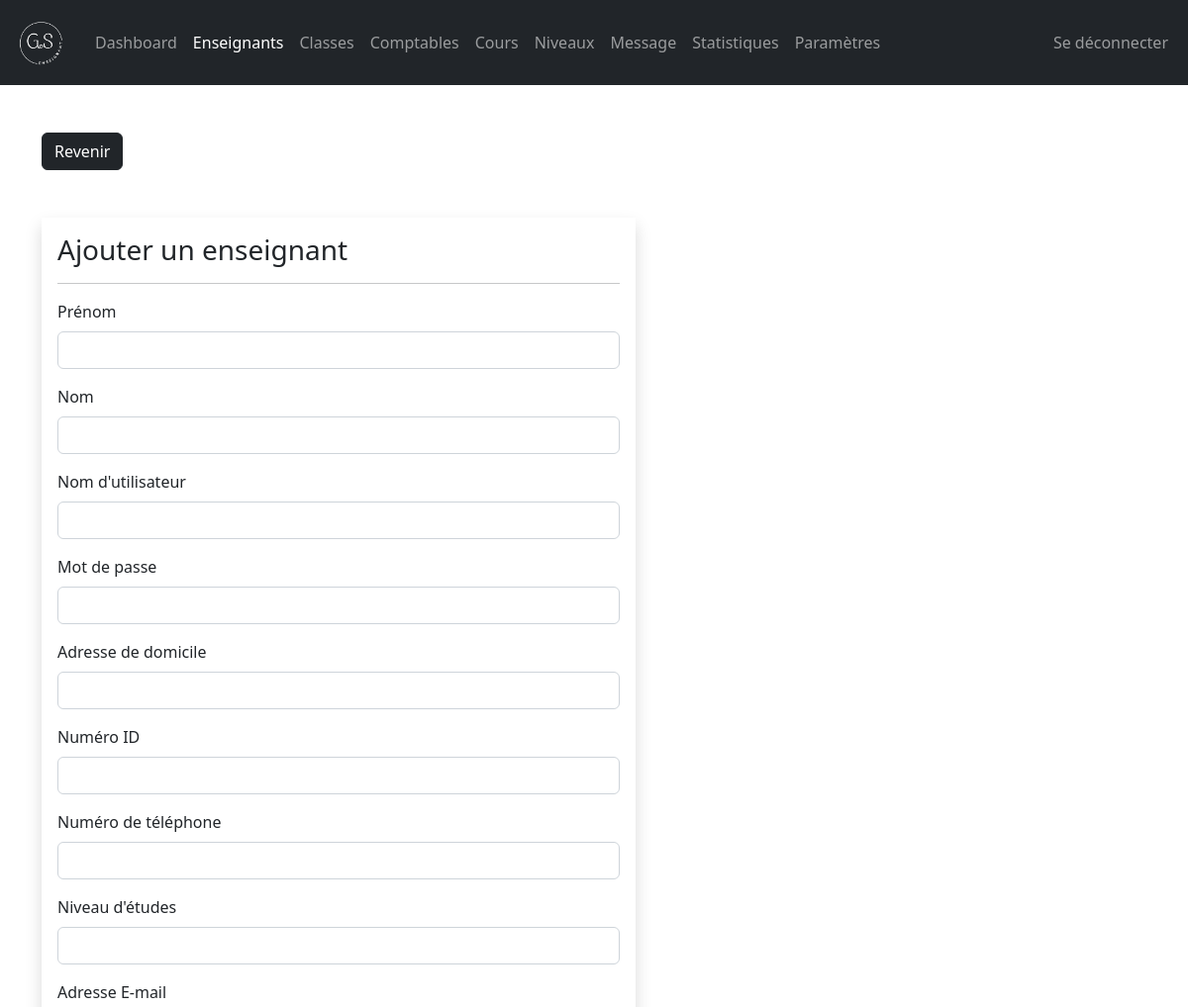
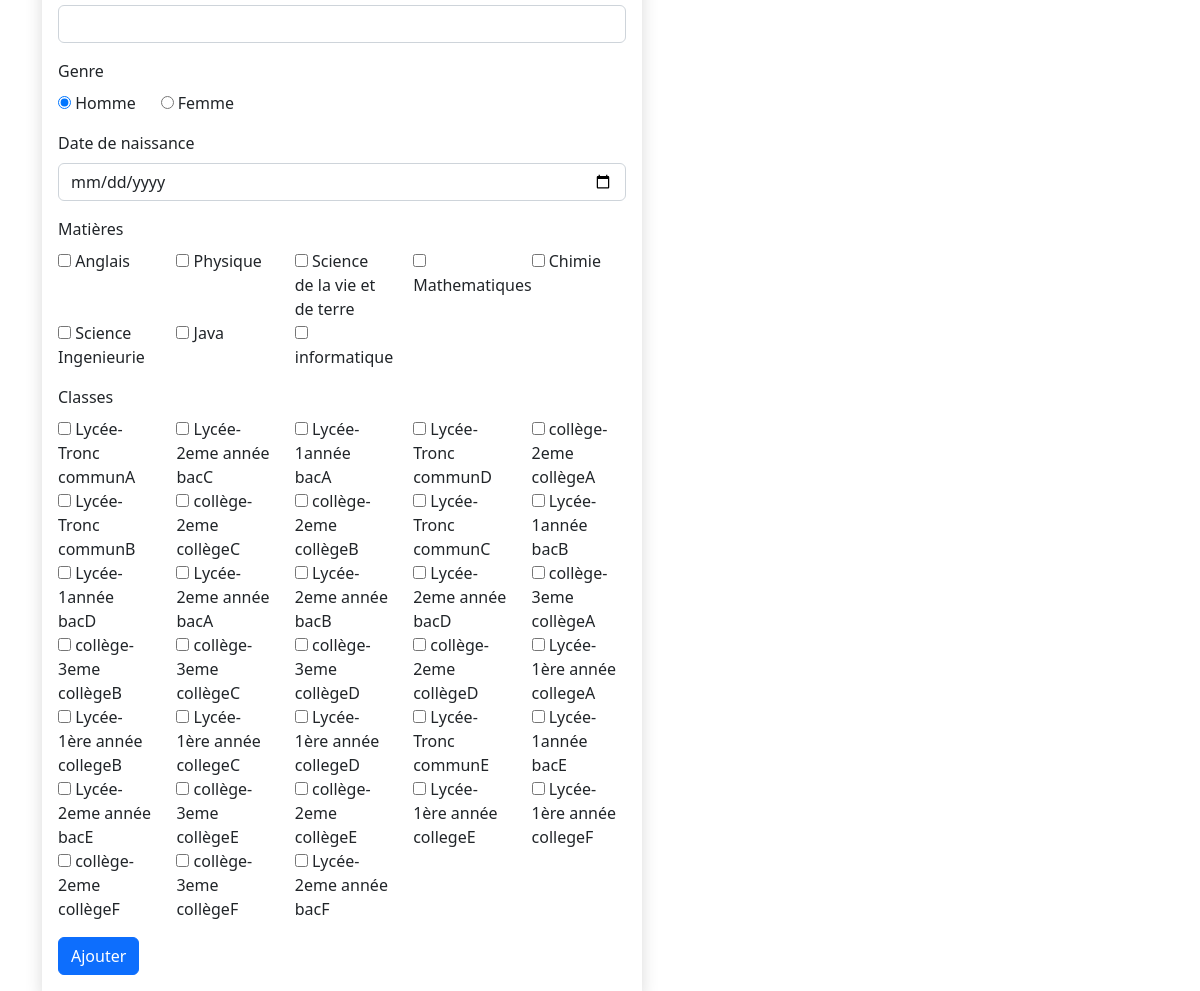
/admin/teacher-add.php (signed in), run on the app's committed database (2 pictures, top to bottom).
### tables this page shows
CREATE TABLE `subjects` (
  `subject_id` int(11) NOT NULL,
  `subject` varchar(31) NOT NULL,
  `subject_code` varchar(31) NOT NULL,
  `grade` int(11) NOT NULL
);

CREATE TABLE `class` (
  `class_id` int(11) NOT NULL,
  `grade` int(11) NOT NULL,
  `section` int(11) NOT NULL
);

CREATE TABLE `grades` (
  `grade_id` int(11) NOT NULL,
  `grade` varchar(31) NOT NULL,
  `grade_code` varchar(7) NOT NULL
);

CREATE TABLE `section` (
  `section_id` int(11) NOT NULL,
  `section` varchar(7) NOT NULL
);

### admin/data/subject.php (called while the page is built, shortened)
<?php
function getAllSubjects($conn){
   $sql = "SELECT * FROM subjects";
   $stmt = $conn->prepare($sql);
   $stmt->execute();
   if ($stmt->rowCount() >= 1) {
     $subjects = $stmt->fetchAll();
     return $subjects;
   }else {
   	return 0;
   }
}
 ?>

### admin/data/class.php (called while the page is built, shortened)
<?php
function getAllClasses($conn){
   $sql = "SELECT * FROM class";
   $stmt = $conn->prepare($sql);
   $stmt->execute();
   if ($stmt->rowCount() >= 1) {
     $classes = $stmt->fetchAll();
     return $classes;
   }else {
    return 0;
   }
}

### admin/data/grade.php (called while the page is built, shortened)
<?php
function getGradeById($grade_id, $conn){
   $sql = "SELECT * FROM grades
           WHERE grade_id=?";
   $stmt = $conn->prepare($sql);
   $stmt->execute([$grade_id]);
   if ($stmt->rowCount() == 1) {
     $grade = $stmt->fetch();
     return $grade;
   }else {
    return 0;
   }
}

### admin/data/section.php (called while the page is built, shortened)
<?php
function getSectioById($section_id, $conn){
   $sql = "SELECT * FROM section
           WHERE section_id=?";
   $stmt = $conn->prepare($sql);
   $stmt->execute([$section_id]);
   if ($stmt->rowCount() == 1) {
     $section = $stmt->fetch();
     return $section;
   }else {
    return 0;
   }
}

### admin/teacher-add.php (the view, shortened to what this page needs)
<?php
if (isset($_SESSION['admin_id']) &&
    isset($_SESSION['role'])) {
    if ($_SESSION['role'] == 'Admin') {
       include "../DB_connection.php";
       include "data/subject.php";
       include "data/grade.php";
       include "data/section.php";
       include "data/class.php";
       $subjects = getAllSubjects($conn);
       $classes = getAllClasses($conn);
       $fname = '';
       $lname = '';
       $uname = '';
       $address = '';
       $en = '';
       $pn = '';
       $qf = '';
       $email = '';
 ?>
<!DOCTYPE html>
<html lang="en">
<head>
	<link rel="stylesheet" href="https://cdn.jsdelivr.net/npm/bootstrap@5.2.0/dist/css/bootstrap.min.css">
	<link rel="stylesheet" href="../css/style.css">
  <link rel="stylesheet" href="https://cdnjs.cloudflare.com/ajax/libs/font-awesome/4.7.0/css/font-awesome.min.css">
</head>
<body>
    <?php
        include "inc/navbar.php";
     ?>
     <div class="container mt-5">
        <a href="teacher.php"
           class="btn btn-dark">Revenir</a>
        <form method="post"
              class="shadow p-3 mt-5 form-w"
              action="req/teacher-add.php">
        <h3>Ajouter un enseignant</h3><hr>
        <div class="mb-3">
          <label class="form-label"> Prénom</label>
          <input type="text"
                 class="form-control"
                 value="<?=$fname?>"
                 name="fname">
        </div>
        <div class="mb-3">
          <label class="form-label">Nom</label>
          <input type="text"
                 class="form-control"
                 value="<?=$lname?>"
                 name="lname">
        </div>
        <div class="mb-3">
          <label class="form-label">Nom d'utilisateur</label>
          <input type="text"
                 class="form-control"
                 value="<?=$uname?>"
                 name="username">
        </div>
        <div class="mb-3">
          <label class="form-label">Mot de passe</label>
          <div class="input-group mb-3">
              <input type="text"
                     class="form-control"
                     name="pass"
                     id="passInput">
          </div>
        </div>
        <div class="mb-3">
          <label class="form-label">Adresse de domicile</label>
          <input type="text"
                 class="form-control"
                 value="<?=$address?>"
                 name="address">
        </div>
        <div class="mb-3">
          <label class="form-label">Numéro ID</label>
          <input type="text"
                 class="form-control"
                 value="<?=$en?>"
                 name="employee_number">
        </div>
        <div class="mb-3">
          <label class="form-label">Numéro de téléphone</label>
          <input type="text"
                 class="form-control"
                 value="<?=$pn?>"
                 name="phone_number">
        </div>
        <div class="mb-3">
          <label class="form-label">Niveau d'études</label>
          <input type="text"
                 class="form-control"
                 value="<?=$qf?>"
                 name="qualification">
        </div>
        <div class="mb-3">
          <label class="form-label">Adresse E-mail</label>
          <input type="text"
                 class="form-control"
                 value="<?=$email?>"
                 name="email_address">
        </div>
        <div class="mb-3">
          <label class="form-label">Genre</label><br>
          <input type="radio"
                 value="Male"
                 checked
                 name="gender"> Homme
                 &nbsp;&nbsp;&nbsp;&nbsp;
          <input type="radio"
                 value="Female"
                 name="gender"> Femme
        </div>
        <div class="mb-3">
          <label class="form-label">Date de naissance</label>
           <input type="date"
                                                                  class="form-control"
                                                                  value=""
                                                                  name="date_of_birth">
        </div>
        <div class="mb-3">
          <label class="form-label">Matières</label>
          <div class="row row-cols-5">
            <?php foreach ($subjects as $subject): ?>
            <div class="col">
              <input type="checkbox"
                     name="subjects[]"
                     value="<?=$subject['subject_id']?>">
                     <?=$subject['subject']?>
            </div>
            <?php endforeach ?>
          </div>
        </div>
        <div class="mb-3">
          <label class="form-label">Classes</label>
          <div class="row row-cols-5">
            <?php foreach ($classes as $class): ?>
            <div class="col">
              <input type="checkbox"
                     name="classes[]"
                     value="<?=$class['class_id']?>">
                     <?php
                        $grade = getGradeById($class['grade'], $conn);
                        $section = getSectioById($class['section'], $conn);
                      ?>
                     <?=$grade['grade_code']?>-<?=$grade['grade'].$section['section']?>
            </div>
            <?php endforeach ?>
          </div>
        </div>
      <button type="submit" class="btn btn-primary">Ajouter</button>
     </form>
     </div>
</body>
</html>
<?php
  }else {
    header("Location: ../login.php");
    exit;
  }
}else {
	header("Location: ../login.php");
	exit;
}
?>

### css/style.css (style rules this page uses)
.form-w { max-width: 600px; width: 100%; }

### data on the page
subjects: subject "Anglais"
subjects: subject "Physique"
subjects: subject "Science de la vie et de terre"
subjects: subject "Mathematiques"
subjects: subject "Chimie"
subjects: subject "Science Ingenieurie"
subjects: subject "Java"
subjects: subject "informatique"
class: grades.grade_code "Lycée", grades.grade "Tronc commun", section.section "A"
class: grades.grade_code "Lycée", grades.grade "2eme année bac", section.section "C"
class: grades.grade_code "Lycée", grades.grade "1année bac", section.section "A"
class: grades.grade_code "Lycée", grades.grade "Tronc commun", section.section "D"
class: grades.grade_code "collège", grades.grade "2eme collège", section.section "A"
class: grades.grade_code "Lycée", grades.grade "Tronc commun", section.section "B"
class: grades.grade_code "collège", grades.grade "2eme collège", section.section "C"
class: grades.grade_code "collège", grades.grade "2eme collège", section.section "B"
class: grades.grade_code "Lycée", grades.grade "Tronc commun", section.section "C"
class: grades.grade_code "Lycée", grades.grade "1année bac", section.section "B"
class: grades.grade_code "Lycée", grades.grade "1année bac", section.section "D"
class: grades.grade_code "Lycée", grades.grade "2eme année bac", section.section "A"
class: grades.grade_code "Lycée", grades.grade "2eme année bac", section.section "B"
class: grades.grade_code "Lycée", grades.grade "2eme année bac", section.section "D"
class: grades.grade_code "collège", grades.grade "3eme collège", section.section "A"
class: grades.grade_code "collège", grades.grade "3eme collège", section.section "B"
class: grades.grade_code "collège", grades.grade "3eme collège", section.section "C"
class: grades.grade_code "collège", grades.grade "3eme collège", section.section "D"
class: grades.grade_code "collège", grades.grade "2eme collège", section.section "D"
class: grades.grade_code "Lycée", grades.grade "1ère année college", section.section "A"
class: grades.grade_code "Lycée", grades.grade "1ère année college", section.section "B"
class: grades.grade_code "Lycée", grades.grade "1ère année college", section.section "C"
class: grades.grade_code "Lycée", grades.grade "1ère année college", section.section "D"
class: grades.grade_code "Lycée", grades.grade "Tronc commun", section.section "E"
class: grades.grade_code "Lycée", grades.grade "1année bac", section.section "E"
class: grades.grade_code "Lycée", grades.grade "2eme année bac", section.section "E"
class: grades.grade_code "collège", grades.grade "3eme collège", section.section "E"
class: grades.grade_code "collège", grades.grade "2eme collège", section.section "E"
class: grades.grade_code "Lycée", grades.grade "1ère année college", section.section "E"
class: grades.grade_code "Lycée", grades.grade "1ère année college", section.section "F"
class: grades.grade_code "collège", grades.grade "2eme collège", section.section "F"
class: grades.grade_code "collège", grades.grade "3eme collège", section.section "F"
class: grades.grade_code "Lycée", grades.grade "2eme année bac", section.section "F"
